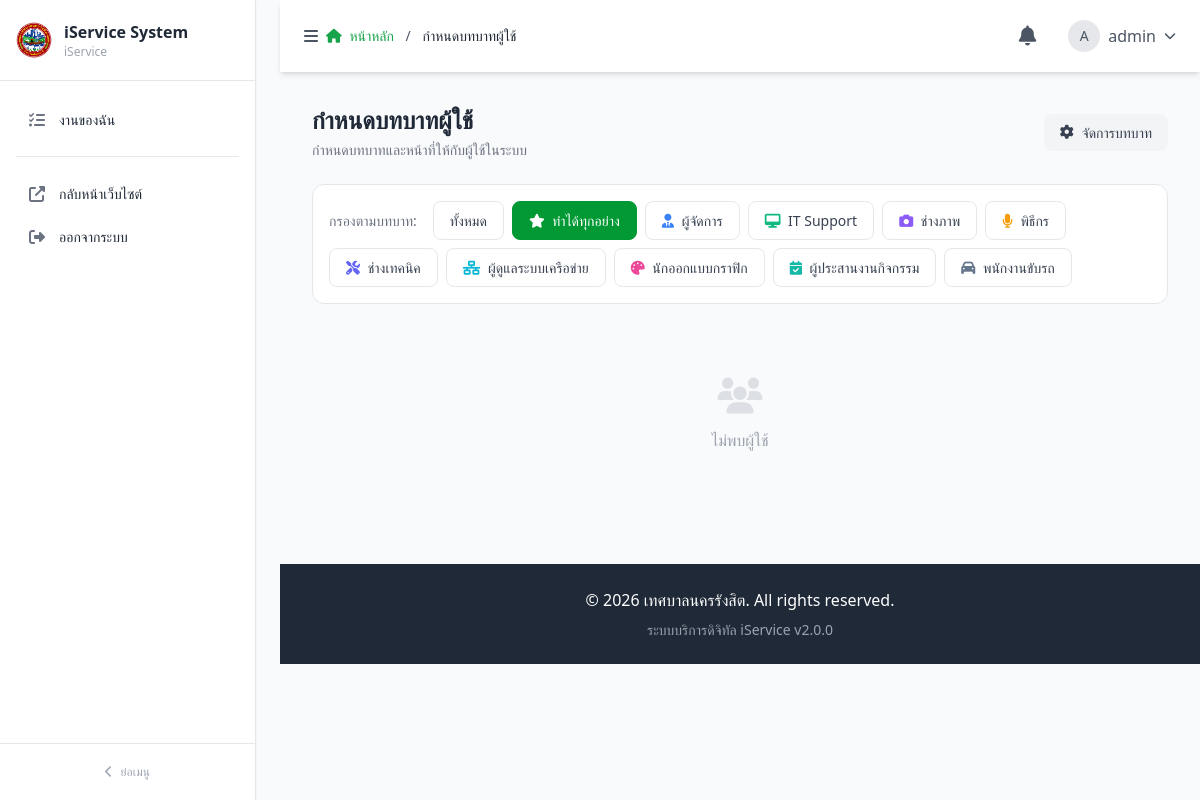
The page /admin/user_roles.php?role=1 (signed in) on the database its author committed.
### tables this page shows
CREATE TABLE IF NOT EXISTS `roles` (
    `role_id` INT(11) NOT NULL AUTO_INCREMENT,
    `role_code` VARCHAR(50) NOT NULL UNIQUE COMMENT 'รหัสบทบาท เช่น photographer, mc, manager',
    `role_name` VARCHAR(100) NOT NULL COMMENT 'ชื่อบทบาท เช่น ช่างภาพ, พิธีกร',
    `role_icon` VARCHAR(50) DEFAULT 'fa-user-tag' COMMENT 'Font Awesome icon',
    `role_color` VARCHAR(20) DEFAULT '#6b7280' COMMENT 'สีของ badge',
    `description` TEXT DEFAULT NULL COMMENT 'คำอธิบายบทบาท',
    `can_assign` TINYINT(1) DEFAULT 0 COMMENT 'สามารถมอบหมายงานให้ผู้อื่นได้',
    `can_be_assigned` TINYINT(1) DEFAULT 1 COMMENT 'สามารถรับมอบหมายงานได้',
    `is_active` TINYINT(1) DEFAULT 1,
    `display_order` INT(11) DEFAULT 0,
    `created_at` TIMESTAMP DEFAULT CURRENT_TIMESTAMP,
    `updated_at` TIMESTAMP DEFAULT CURRENT_TIMESTAMP ON UPDATE CURRENT_TIMESTAMP,
    PRIMARY KEY (`role_id`),
    UNIQUE KEY `idx_role_code` (`role_code`),
    KEY `idx_active` (`is_active`)
);

### admin/user_roles.php (the view, shortened to what this page needs)
<?php
require_once '../config/database.php';
$filter_role = isset($_GET['role']) ? intval($_GET['role']) : 0;
$roles_query = $conn->query("SELECT * FROM roles WHERE is_active = 1 ORDER BY display_order ASC, role_name ASC");
$roles = [];
while ($row = $roles_query->fetch_assoc()) {
    $roles[] = $row;
}
$users = [];
include 'admin-layout/header.php';
include 'admin-layout/sidebar.php';
include 'admin-layout/topbar.php';
?>
<div>
    <div class="flex flex-col sm:flex-row sm:items-center sm:justify-between gap-4 mb-6">
        <div>
            <h1 class="text-2xl font-semibold text-gray-800">กำหนดบทบาทผู้ใช้</h1>
            <p class="text-gray-500 text-sm mt-1">กำหนดบทบาทและหน้าที่ให้กับผู้ใช้ในระบบ</p>
        </div>
        <a href="roles_manager.php" class="btn btn-secondary">
            <i class="fas fa-cog"></i>
            จัดการบทบาท
        </a>
    </div>
    <div class="bg-white border border-gray-200 rounded-xl p-4 mb-6">
        <div class="flex items-center gap-2 flex-wrap">
            <span class="text-sm text-gray-500 mr-2">กรองตามบทบาท:</span>
            <a href="user_roles.php" class="filter-btn <?= $filter_role == 0 ? 'active' : '' ?>">
                ทั้งหมด
            </a>
            <?php foreach ($roles as $role): ?>
            <a href="user_roles.php?role=<?= $role['role_id'] ?>"
               class="filter-btn <?= $filter_role == $role['role_id'] ? 'active' : '' ?>">
                <i class="fas <?= $role['role_icon'] ?> mr-1" style="color: <?= $filter_role == $role['role_id'] ? 'white' : $role['role_color'] ?>"></i>
                <?= htmlspecialchars($role['role_name']) ?>
            </a>
            <?php endforeach; ?>
        </div>
    </div>
    <div class="grid grid-cols-1 md:grid-cols-2 lg:grid-cols-3 gap-4">
        <?php if (empty($users)): ?>
        <div class="col-span-full text-center py-12 text-gray-400">
            <i class="fas fa-users text-4xl mb-3 opacity-30"></i>
            <p>ไม่พบผู้ใช้</p>
        </div>
        <?php endif; ?>
    </div>
</div>
<?php include 'admin-layout/footer.php'; ?>

### admin/admin-layout/sidebar.php (style rules this page uses)
:root { --sidebar-bg: #ffffff; --sidebar-border: #e5e7eb; --sidebar-text: #1f2937; --sidebar-text-muted: #6b7280; --sidebar-hover: #f3f4f6; --sidebar-active-bg: #ecfdf5; --sidebar-active-text: #009933; --sidebar-active-border: #009933; --sidebar-section-text: #9ca3af; }

### admin/user_roles.php (style rules this page uses)
.btn { padding: 0.5rem 1rem; border: none; border-radius: 0.5rem; font-size: 0.875rem; font-weight: 500; cursor: pointer; transition: all 0.15s ease; display: inline-flex; align-items: center; justify-content: center; gap: 0.5rem; }
.btn-secondary { background-color: #f3f4f6; color: #374151; }
.filter-btn { padding: 0.5rem 1rem; border: 1px solid #e5e7eb; border-radius: 0.5rem; background: white; color: #374151; font-size: 0.875rem; cursor: pointer; transition: all 0.15s ease; }
.filter-btn.active { background: #009933; border-color: #009933; color: white; }

### rows shown on the page
roles: role_name "ทำได้ทุกอย่าง"
roles: role_name "ผู้จัดการ"
roles: role_name "IT Support"
roles: role_name "ช่างภาพ"
roles: role_name "พิธีกร"
roles: role_name "ช่างเทคนิค"
roles: role_name "ผู้ดูแลระบบเครือข่าย"
roles: role_name "นักออกแบบกราฟิก"
roles: role_name "ผู้ประสานงานกิจกรรม"
roles: role_name "พนักงานขับรถ"

### other values the page prints
$sidebar_app_name "iService System"
$sidebar_org_name "iService"
$item['label'] "งานของฉัน"
$item['label'] "หน้าหลัก"
$item['label'] "กำหนดบทบาทผู้ใช้"
substr($user['username'] ?? 'A', 0, 1) "A"
$user['username'] "admin"
